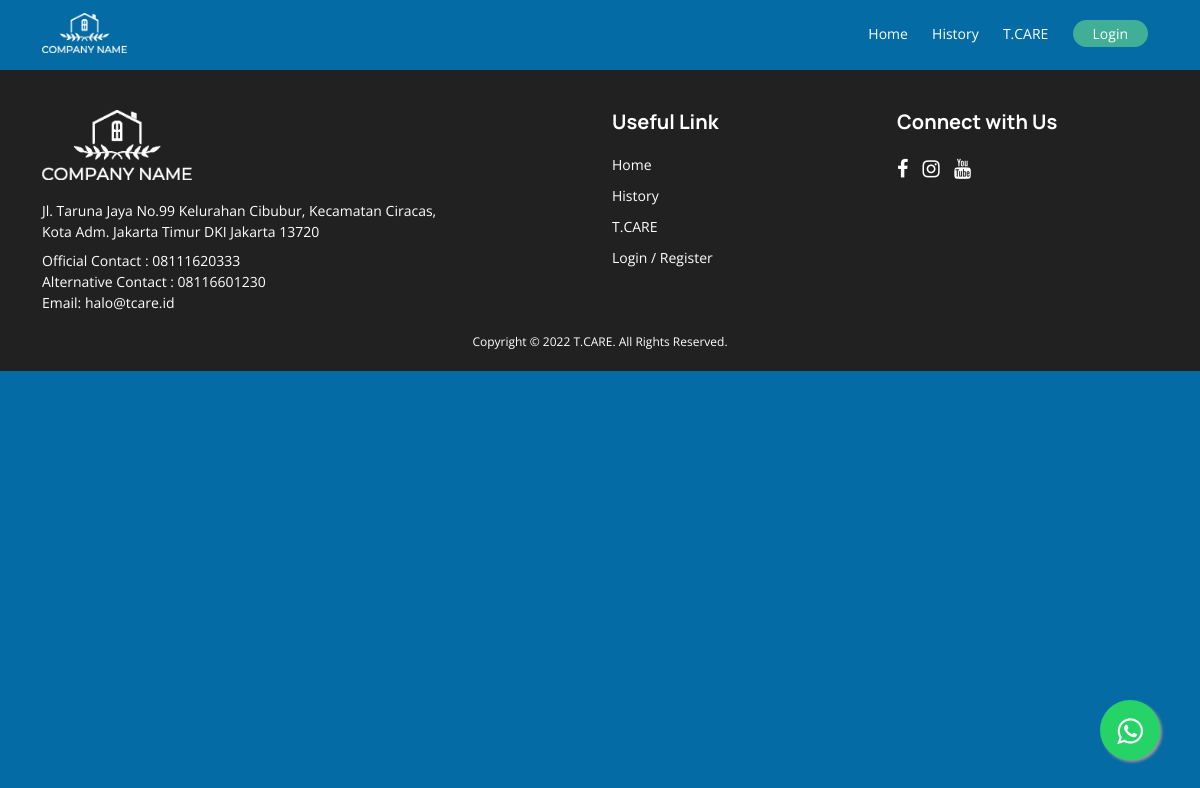
The page /website/detail/KURBANdiPelosok on the database as committed earlier.
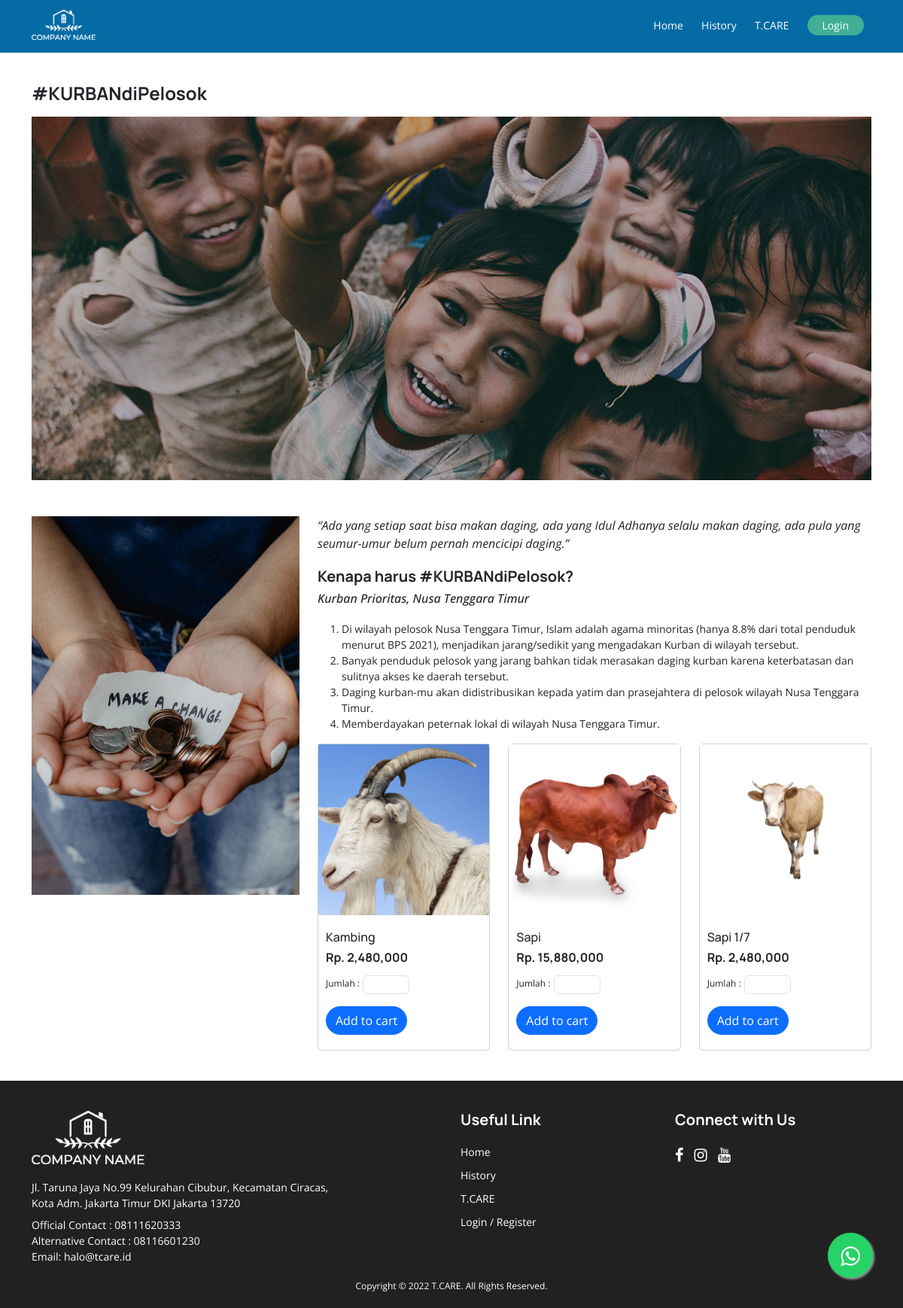
The same page on the database as committed later.
### tables this page shows
CREATE TABLE `kategori` (
  `id` int(11) NOT NULL,
  `id_unique` varchar(11) DEFAULT NULL,
  `kategori` varchar(250) DEFAULT NULL,
  `prioritas` varchar(250) DEFAULT NULL,
  `deskripsi` text DEFAULT NULL,
  `gambar` varchar(250) DEFAULT NULL,
  `status` varchar(2) DEFAULT NULL
);

CREATE TABLE `produk` (
  `id` int(11) NOT NULL,
  `id_unique` varchar(11) DEFAULT NULL,
  `nama_produk` varchar(250) DEFAULT NULL,
  `kategori` varchar(250) DEFAULT NULL,
  `prioritas` varchar(250) NOT NULL,
  `harga` double DEFAULT NULL,
  `gambar` varchar(250) DEFAULT NULL,
  `status` varchar(2) DEFAULT NULL
);

### application/controllers/Website.php (called while the page is built, shortened)
<?php
class Website extends CI_Controller {
	public function detail($kategori)
	{
		$this->load->view('frontend/template/header');
		$data['getkategori'] = $this->wmodels->getKategori(" WHERE kategori = '$kategori'");
		$data['getproduk'] = $this->wmodels->getProduk(" WHERE kategori = '$kategori'");
		$this->load->view('frontend/pages/detail', $data);
		$this->load->view('frontend/template/footer');
	}
}

### index.php (called while the page is built, shortened)
<?php
require_once BASEPATH.'core/CodeIgniter.php';

### application/models/Wmodels.php (called while the page is built, shortened)
<?php
class Wmodels extends CI_Model{
    public function getKategori($kategori)
    {
        $q = "SELECT * FROM kategori";
        $res = $this->db->query($q . $kategori);
        return $res->result();
    }
    public function getProduk($kategori)
    {
        $q = "SELECT * FROM produk";
        $res = $this->db->query($q . $kategori);
        return $res->result();
    }
}
?>

### application/views/frontend/pages/detail.php (the view, shortened to what this page needs)
<main class="details">
	<?php foreach($getkategori as $row) { ?>
	<section class="donate-top">
		<div class="container">
			<div class="row">
				<div class="col-md-12 mb-5">
					<h1 class="mb-3">#<?= $row->kategori;?></h1>
					<img src="<?= base_url('assets/images/banner/');?>child.jpg" class="w-100">
				</div>
				<div class="col-md-4">
					<img src="<?= base_url('assets/images/background/' . $row->gambar);?>" class="w-100">
				</div>
				<div class="col-md-8">
					<em><blockquote>&ldquo;Ada yang setiap saat bisa makan daging, ada yang Idul Adhanya selalu makan daging, ada pula yang seumur-umur belum pernah mencicipi daging.&rdquo;</blockquote></em>
					<h2>Kenapa harus #<?= $row->kategori;?>?</h2>
					<h4><?= $row->prioritas;?></h4>
					<?= $row->deskripsi;?>
					<div class="row produk">
						<?php foreach($getproduk as $daftar) { ?>
						<div class="col-md-4">
							<div class="card">
								<div class="card-body">
									<img src="<?= base_url('assets/images/produk/' . $daftar->gambar);?>" class="w-100">
									<div class="detail-content">
										<h2><?= $daftar->nama_produk;?></h2>
										<h4>Rp. <?= number_format($daftar->harga)?></h4>
										<form method="POST" action="<?= site_url('cart/add');?>" enctype="multipart/form-data">
											<div class="qty">
												<span>Jumlah :</span>
												<input type="number" name="qty" id="qty" class="form-control" min="1" required>
											</div>
											<input class="add_cart btn btn-primary mt-3" type="submit" value="Add to cart">
										</form>
									</div>
								</div>
							</div>
						</div>
						<?php } ?>
					</div>
				</div>
			</div>
		</div>
	</section>
	<?php } ?>
</main>

### application/views/frontend/template/header.php (shortened to what this page needs)
<!doctype html>
	<html lang="en">
	<head>
		<link href="<?= base_url('assets/vendor/node_modules/bootstrap/dist/');?>css/bootstrap.min.css" rel="stylesheet">
		<link href="<?= base_url('assets/');?>css/custom.css" rel="stylesheet">
		<link href="<?= base_url('assets/');?>css/mobile.css" rel="stylesheet">
		<link rel="stylesheet" href="https://maxcdn.bootstrapcdn.com/font-awesome/4.4.0/css/font-awesome.min.css">
	</head>
	<body class="<?= $this->uri->segment('2');?>">
		<nav class="navbar navbar-expand-md navbar-dark fixed-top">
			<div class="container">
				<a class="navbar-brand" href="<?= site_url();?>">
					<img src="<?= base_url('assets/images/');?>logo-white.png">
				</a>
				<div class="collapse navbar-collapse" id="navbarCollapse">
					<form class="d-flex" role="search">
						<ul class="navbarmenu">
							<li>
								<a class="nav-link" href="<?= site_url();?>">Home</a>
							</li>
							<li>
								<a class="nav-link" href="#">History</a>
							</li>
							<li>
								<a class="nav-link" href="https://tcare.id/" target="_blank">T.CARE</a>
							</li>
							<?php if( isset($_SESSION['nama_klien']) && !empty($_SESSION['nama_klien']) ) { ?>
								<li><a href="<?php echo base_url("profile/detail"); ?>" class="nav-link">Assalamu'alaikum, <?php echo $this->session->userdata('nama_klien');?></a></li>
								<li><a href="<?php echo base_url("action/logout"); ?>" class="btn btn-outline-light">Logout</a></li>
							<?php } else { ?>
								<li>
									<a class="nav-link navlogin" href="<?= site_url('website/login');?>">Login</a>
								</li>
							<?php } ?>
						</ul>
					</form>
				</div>
			</div>
		</nav>

### application/views/frontend/template/footer.php (shortened to what this page needs)
	<footer>
		<div class="container">
			<div class="row">
				<div class="col-md-6">
					<img src="<?= base_url('assets/images/');?>logo-white.png">
					<p class="mb-2">Jl. Taruna Jaya No.99 Kelurahan Cibubur, Kecamatan Ciracas, <br>Kota Adm. Jakarta Timur DKI Jakarta 13720</p>
					<p>Official Contact : <a href="https://wa.me/628111620333">08111620333</a></p>
					<p>Alternative Contact : <a href="https://wa.me/628116601230">08116601230</a></p>
					<p>Email: <a href="mailto:halo@tcare.id">halo@tcare.id</a></p>
				</div>
				<div class="col-md-3">
					<h2>Useful Link</h2>
					<ul class="useful">
						<li><a href="<?= site_url();?>">Home</a></li>
						<li>History</li>
						<li><a href="https://tcare.id/" target="_blank">T.CARE</a></li>
						<li><a href="<?= site_url('website/login');?>">Login / Register</a></li>
					</ul>
				</div>
				<div class="col-md-3">
					<h2>Connect with Us</h2>
					<ul class="socmed">
						<li><span class="fa fa-facebook"></span></li>
						<li><a href="https://www.instagram.com/tcare.id/" target="_blank"><span class="fa fa-instagram"></span></a></li>
						<li><span class="fa fa-youtube"></span></li>
					</ul>
				</div>
			</div>
			<div class="copyright">
				Copyright &copy; 2022 <a href="https://tcare.id/" target="_blank">T.CARE</a>. All Rights Reserved.
			</div>
		</div>
	</footer>
	<div class="poswa">
		<a href="https://api.whatsapp.com/send?phone=628971504125&text=Assalamu'alaikum,%20Saya%20ingin%20tanya%20tentang%20kurban%20di%20T.CARE!" class="float" target="_blank">
			<span class="fa fa-whatsapp my-float"></span>
		</a>
	</div>
</body>
</html>

### assets/css/custom.css (style rules this page uses)
body { font-family: 'Open Sans', sans-serif; background: #fafafa; }
.navbar { -webkit-transition: all 0.6s ease-out; -moz-transition: all 0.6s ease-out; -o-transition: all 0.6s ease-out; -ms-transition: all 0.6s ease-out; transition: all 0.6s ease-out; }
footer { background: #212121; color: #fff; padding: 40px 0px; }
footer h2 { font-family: 'Manrope', sans-serif; font-size: 20px; font-weight: 700; margin-bottom: 20px; }
footer ul.socmed { padding-inline-start: 0px; }
footer ul.socmed li { list-style: none; display: inline; margin-right: 10px; font-size: 20px; }
ul.useful { padding-inline-start: 0; }
footer ul.useful li { list-style: none; font-size: 14px; margin-bottom: 10px; }
ul.useful li a { color: #fff; text-decoration: none; }
footer p { font-size: 14px; margin-bottom: 0px; }
footer img { width: 150px; margin-bottom: 20px; }
a.navbar-brand img { height: 40px; }
ul.navbarmenu { margin-bottom: 0px; }
ul.navbarmenu li { list-style: none; display: inline-block; margin: 0px 10px; color: #fff; }
.copyright { text-align: center; font-size: 12px; margin-top: 20px; }
.copyright a { text-decoration: none; color: #fff; }
footer { background: #212121; color: #fff; padding: 40px 0px 20px 0px; }
main.details { margin-top: 70px; }
body.detail { background: #046ba5; }
.float { position:fixed; width:60px; height:60px; bottom:40px; right:40px; background-color:#25d366; color:#FFF; border-radius:50px; text-align:center; font-size:30px; box-shadow: 2px 2px 3px #999; z-index:100; }
.my-float { margin-top:16px; }
footer a { color: #fff; text-decoration: none; }
section.donate-top { background: #fff; padding: 40px 0px 40px 0px; }
.donate-top h1 { font-family: 'Manrope', sans-serif; font-size: 24px; font-weight: 700; }
.donate-top h2 { font-family: 'Manrope', sans-serif; font-size: 20px; font-weight: 700; margin-top: 20px; }
.donate-top h4 { font-size: 16px; font-style: italic; margin-bottom: 20px; }
.donate-top ol li { font-size: 14px; }
.donate-top .card-body { padding: 0px; }
.produk h2 { font-family: 'Manrope', sans-serif; font-size: 16px; font-weight: 500; margin-top: 0px; }
.produk h4 { font-family: 'Manrope', sans-serif; font-size: 16px; font-weight: 700; margin-top: 0px; font-style: normal; margin-bottom: 10px; }
.detail-content { padding: 20px 10px; }
.navlogin { background: #41af96; padding: 3px 20px; border-radius: 35px; }
.btn { border-radius: 35px; }
ul.navbarmenu a.nav-link { font-size: 14px; }
.qty span { display: inline-block; font-size: 12px; }
.qty input { display: inline-block; width: 30%; height: 25px; vertical-align: sub; padding: 0px 0px 0px 10px; }

Rows that differ between the two databases and show on the page:
added kategori: kategori "KURBANdiPelosok", gambar (picture), prioritas "Kurban Prioritas, Nusa Tenggara Timur", deskripsi "Di wilayah pelosok Nusa Tenggara Timur, Islam adalah agama minoritas (hanya 8.8% dari total penduduk menurut BPS 2021), menjadikan jarang/sedikit yang mengadakan Kurban di wilayah tersebut. Banyak penduduk pelosok yang jarang bahkan tidak merasakan daging kurban karena keterbatasan dan sulitnya akses ke daerah tersebut. Daging kurban-mu akan didistribusikan kepada yatim dan prasejahtera di pelosok wilayah Nusa Tenggara Timur. Memberdayakan peternak lokal di wilayah Nusa Tenggara Timur."
added produk: gambar (picture), nama_produk "Kambing", harga "2,480,000"
added produk: gambar (picture), nama_produk "Sapi", harga "15,880,000"
added produk: gambar (picture), nama_produk "Sapi 1/7", harga "2,480,000"
